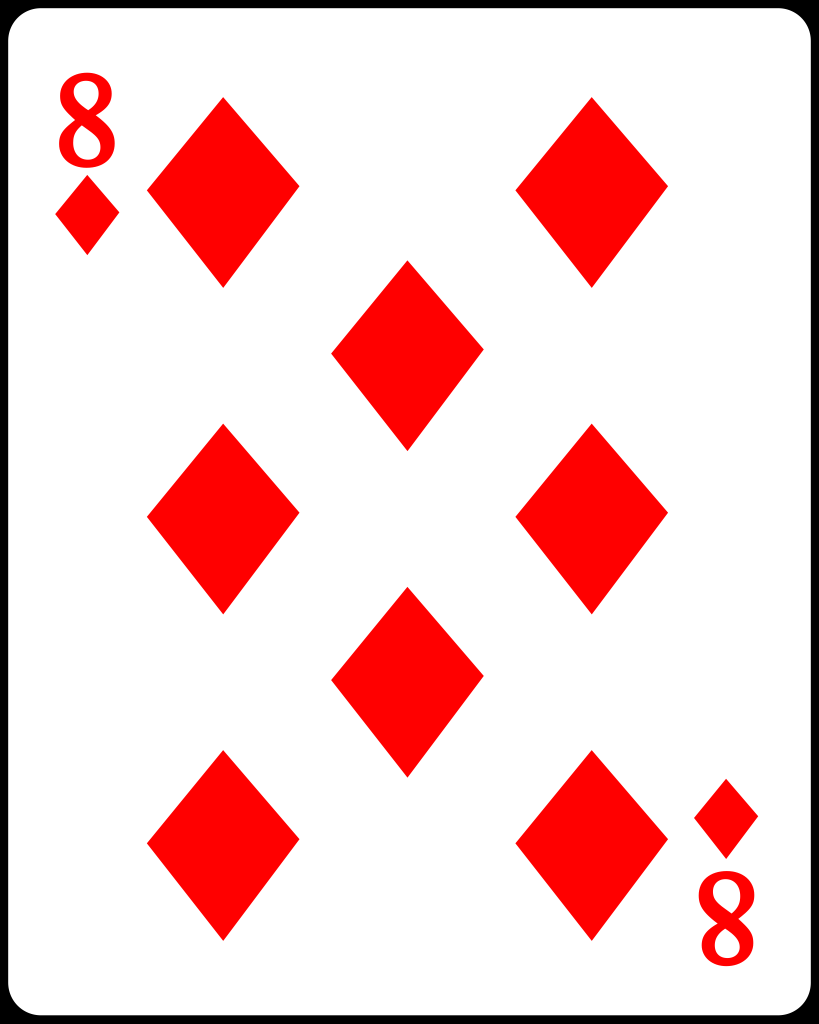
#> input picture apto-viii/images/card_diamond.png, 1638 x 2047 px (shown at 1/2 size)
$ python objetos_deteccion_multiple.py
#> lines starting #> are read from the running program, lines starting #| are printed output that depends on the picture; after the words box and inside, x2 and y2 are one past the last pixel; in counts of white or black regions, pixels touching at a corner belong together
import cv2 as cv
import numpy as np
from matplotlib import pyplot as plt

# Cargar las imágenes
img_rgb = cv.imread('./images/card_diamond.png')
#> img_rgb is the input picture: shape (2047, 1638, 3); mean B, G, R 206.8, 206.8, 245.6
assert img_rgb is not None, "file could not be read, check with os.path.exists()"
img_gray = cv.cvtColor(img_rgb, cv.COLOR_BGR2GRAY)
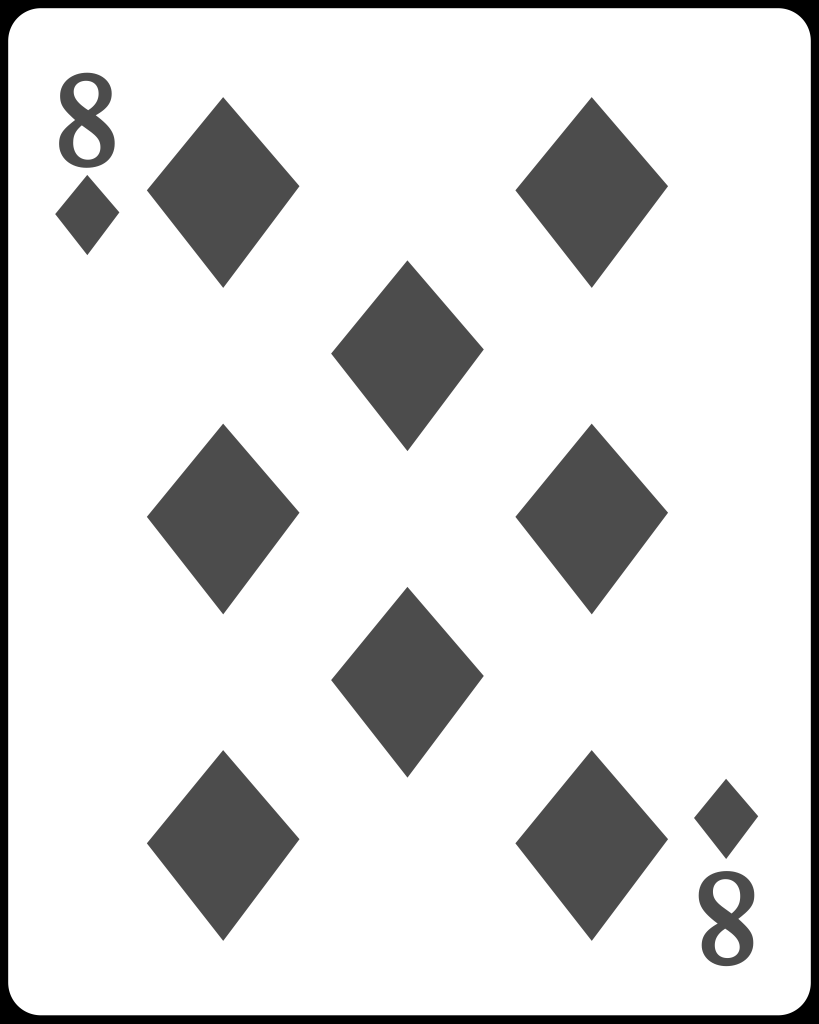
#> img_gray: shape (2047, 1638) (shown at 1/2 size); min 0, max 255, mean 218.4
template = cv.imread('./images/diamond.png', cv.IMREAD_GRAYSCALE)
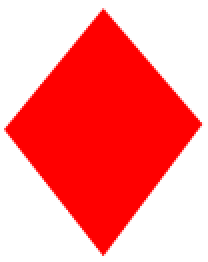
#> input picture apto-viii/images/diamond.png, 104 x 131 px (shown 2 times larger)
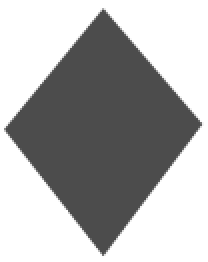
#> template: shape (131, 104) (shown 2 times larger); min 76, max 255, mean 174.2
assert template is not None, "file could not be read, check with os.path.exists()"

# Cambiar el tamaño de la imagen de la plantilla si es necesario
if template.shape[0] > img_gray.shape[0] or template.shape[1] > img_gray.shape[1]:
    template = cv.resize(template, (img_gray.shape[1], img_gray.shape[0]))

w, h = template.shape[::-1]
#> w = 104; h = 131
res = cv.matchTemplate(img_gray, template, cv.TM_CCOEFF_NORMED)
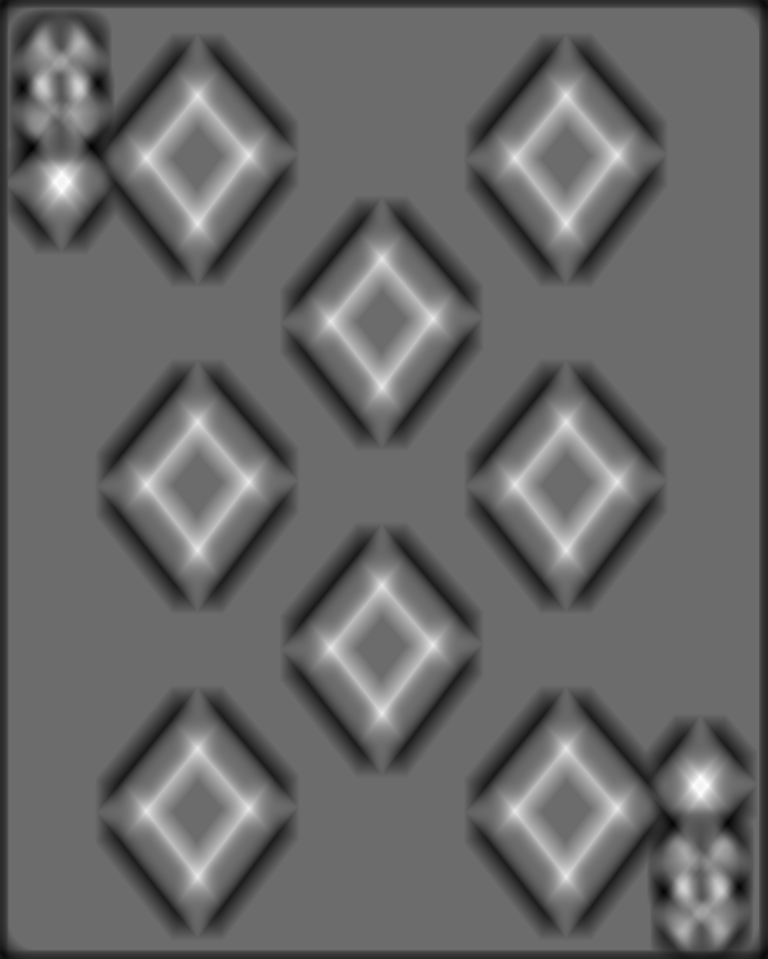
#> res: shape (1917, 1535) float32 (shown at 1/2 size); min -0.484, max 0.65, mean -0.0187; drawn with min black and max white
threshold = 0.5
loc = np.where(res >= threshold)
#> loc = 4939 positions, rows 188 to 1757, columns 104 to 1420
for pt in zip(*loc[::-1]):
    cv.rectangle(img_rgb, pt, (pt[0] + w, pt[1] + h), (0, 255, 0), 2)
#> this loop made 4939 passes
#> pt on passes 1 to 3: (393, 188), (394, 188), (395, 188)
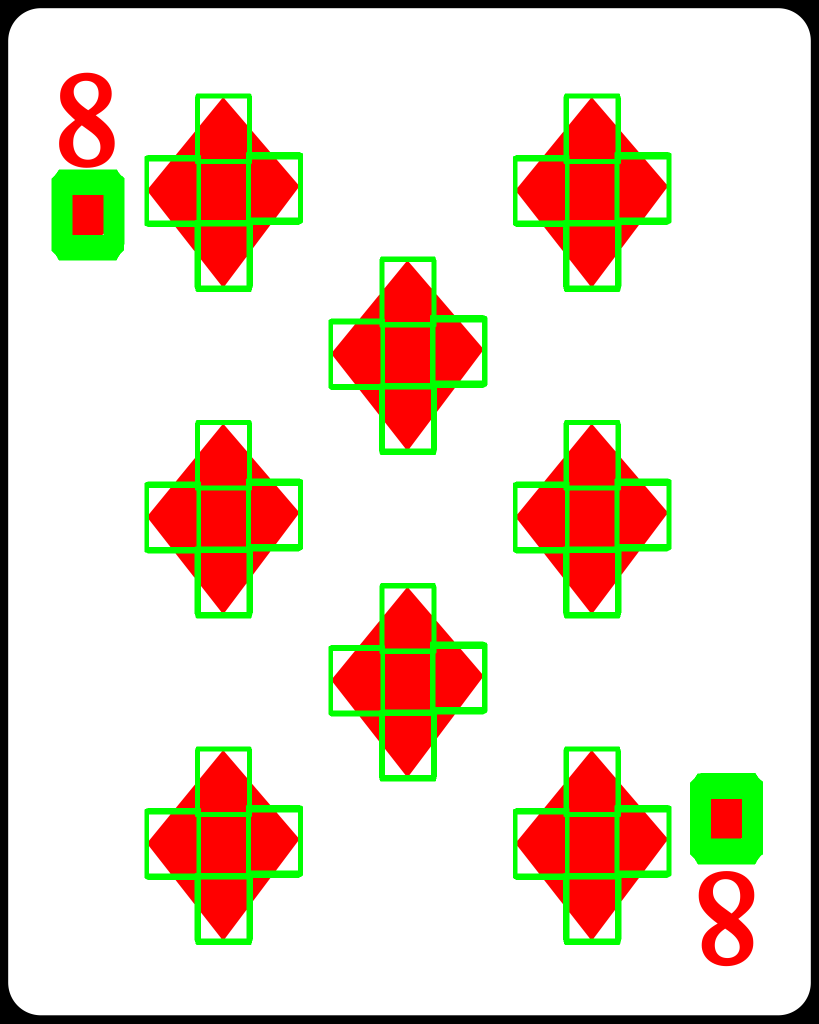
#> img_rgb: shape (2047, 1638, 3) (shown at 1/2 size); 6.23% of pixels changed, all inside (x1, y1, x2, y2) = (103, 187, 1526, 1890)
cv.imwrite('./images/res.png', img_rgb)
